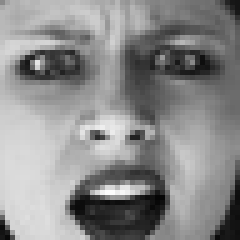
#> input picture Material-de-clase/Semana11-12-Características-de-Textura-y-Forma-HOG-Descriptores-de-Tamura-y-Coocurrencia/sentimientos/disgust/A (106).jpg, 48 x 48 px, found by its file name (shown 5 times larger); its folder holds only this picture in this run
$ jupyter execute --allow-errors Hog_Hog+CoOcureencia+Tamura.ipynb   (older library calls are emulated)
#> lines starting #> are read from the running program, lines starting #| are printed output that depends on the picture
[cell 1]
# Conectando el drive
from google.colab import drive
drive.mount('/content/drive')

**Implementación HOG + Coocurrecia + Tamura librerías**

[cell 2]
# Crear una lista de todas las categorías (nombres de carpetas)
import os
from PIL import Image
import numpy as np
from google.colab import output
import matplotlib.pyplot as plt
import time


# Ruta al directorio donde deseas extraer el conjunto de datos
extracted_dir = '/content/drive/MyDrive/Semestre 8/ReconocimientoDePatrones/Semana 11y12/'

extracted_dir = os.path.join(extracted_dir, 'sentimientos/')
categories = os.listdir(extracted_dir)

# Crear diccionario para mapear etiquetas a índices
label_to_index = {category: i for i, category in enumerate(categories)}

# Inicializar listas para imágenes y etiquetas
images = []
labels = []

# Recorrer todas las categorías
for category in categories:
    category_dir = os.path.join(extracted_dir, category)
    for filename in os.listdir(category_dir):
        image_path = os.path.join(category_dir, filename)
        image = Image.open(image_path)
#> image is the input picture: PIL image 48x48 L; min 5, max 254, mean 139
        #plt.imshow(image,vmin=0,vmax=255)
        #plt.show()
        #time.sleep(0.5)
        images.append(np.resize(np.array(image),[600,600,3])) #Cambio de tamaño
        labels.append(label_to_index[category]) #
        output.clear()

# Convierte las listas en matrices numpy
images = np.array(images)
labels = np.array(labels)

[cell 3]
##Extracción de características
import cv2
from google.colab import output
import numpy as np
from skimage.feature import graycoprops
from skimage.feature import graycomatrix as Co_ocurrencia
import matplotlib.pyplot as plt #Para graficar
from skimage.feature import hog
from skimage import exposure

#------------------------------------------
Ruta_dataset = '/content/drive/MyDrive/Semestre 8/ReconocimientoDePatrones/Semana 11y12/IMG'
Filas = 600
Columnas = 600

Longitud = 1176 #Número de características de HOGs
nImagenes = 1744 #Cant de imagenes en la carpeta

# Aplicando el proceso a todas las imágenes (Tomando regiones de los rostros)
# Matriz_Características = np.zeros((nImagenes, Longitud + 12)) #Hogs + CoO + etiqueta
#------------------------------------------

X = np.zeros((len(images),Longitud + 12)) # Vector de características de HOG y CoOcurrencia
Y = np.zeros((len(images),1)) # Vector de etiquetas, aunque ya se tiene, le pongo otro nombre
#> Y = [0, 0]

for k in range(len(images)):

  Y[k] = labels[k]

  #Preprocesamiento
  Imgr = cv2.cvtColor(images[k], cv2.COLOR_BGR2GRAY)
  I_gris=cv2.resize(Imgr, (Filas,Columnas), interpolation = cv2.INTER_AREA)
  Recorte = cv2.resize(np.uint8(I_gris), (160,160))

  #HOG
  Vector_Hog, HOG_IMG = hog(Recorte, orientations = 6, pixels_per_cell=(20, 20),cells_per_block=(2, 2), visualize=True)

  #Matriz de coocurrencia
  glcm = Co_ocurrencia(Recorte, [1,2,3,4,5,6,7,8,9,10], [0, np.pi/4, np.pi/2, 3*np.pi/4], levels=256, symmetric=True, normed=True)
  max_prob = np.max(glcm)

  # Almacenando resultados
  X[k,0:Longitud] = Vector_Hog
  X[k,Longitud] = np.mean(graycoprops(glcm, 'contrast'))
  X[k,Longitud+1] = np.mean(graycoprops(glcm, 'dissimilarity'))
  X[k,Longitud+2] = np.mean(graycoprops(glcm, 'homogeneity'))
  X[k,Longitud+3] = np.mean(graycoprops(glcm, 'ASM'))
  X[k,Longitud+4] = np.mean(graycoprops(glcm, 'energy'))
  X[k,Longitud+5] = np.mean(graycoprops(glcm, 'correlation'))
  X[k,Longitud+6] = np.std(glcm) #rugosity
  X[k,Longitud+7:Longitud+11] = np.argwhere(glcm == max_prob)[0] #directionality
#> this loop made 2 passes
#> max_prob on passes 1 to 2: 0.001, 0.00108
#> pass 1, `Imgr = cv2.cvtColor(images[k], cv2.COLOR_BGR2GRAY)`:
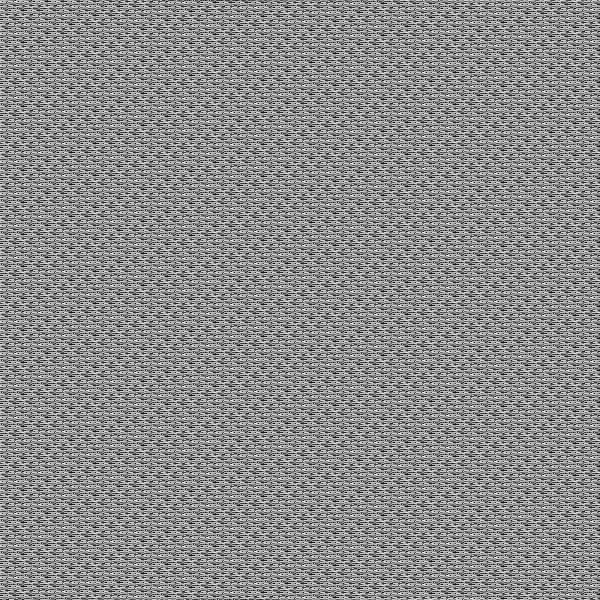
#> Imgr: shape (600, 600); min 6, max 248, mean 138.9
#> pass 1, `Recorte = cv2.resize(np.uint8(I_gris), (160,160))`:
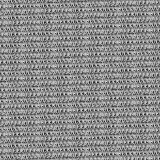
#> Recorte: shape (160, 160); min 23, max 230, mean 138.8
#> pass 1, `Vector_Hog, HOG_IMG = hog(Recorte, orientations = 6, pixels_per_cell=(..`:
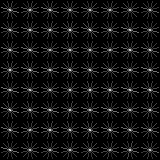
#> HOG_IMG: shape (160, 160) float64; min 0, max 43.02, mean 2.8; drawn with min black and max white
#> pass 2, `Imgr = cv2.cvtColor(images[k], cv2.COLOR_BGR2GRAY)`:
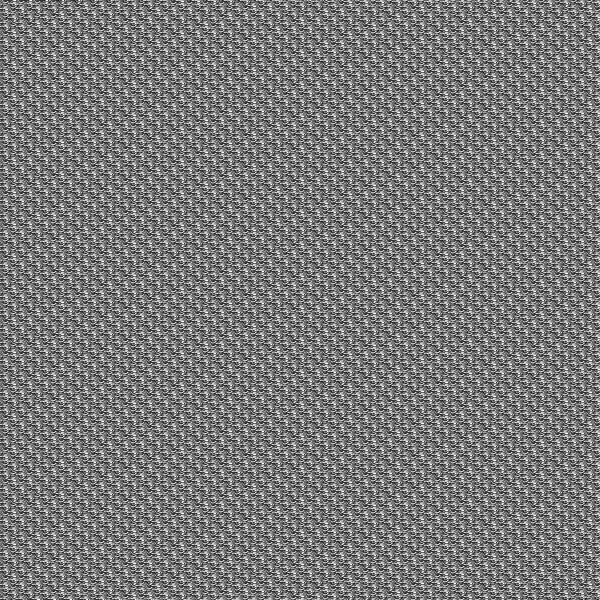
#> Imgr: shape (600, 600); min 27, max 255, mean 121.6
#> after the loop:
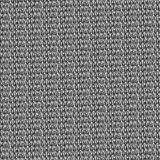
#> Recorte: shape (160, 160); min 38, max 243, mean 121.6
#> after the loop, Y = [0, 1]
